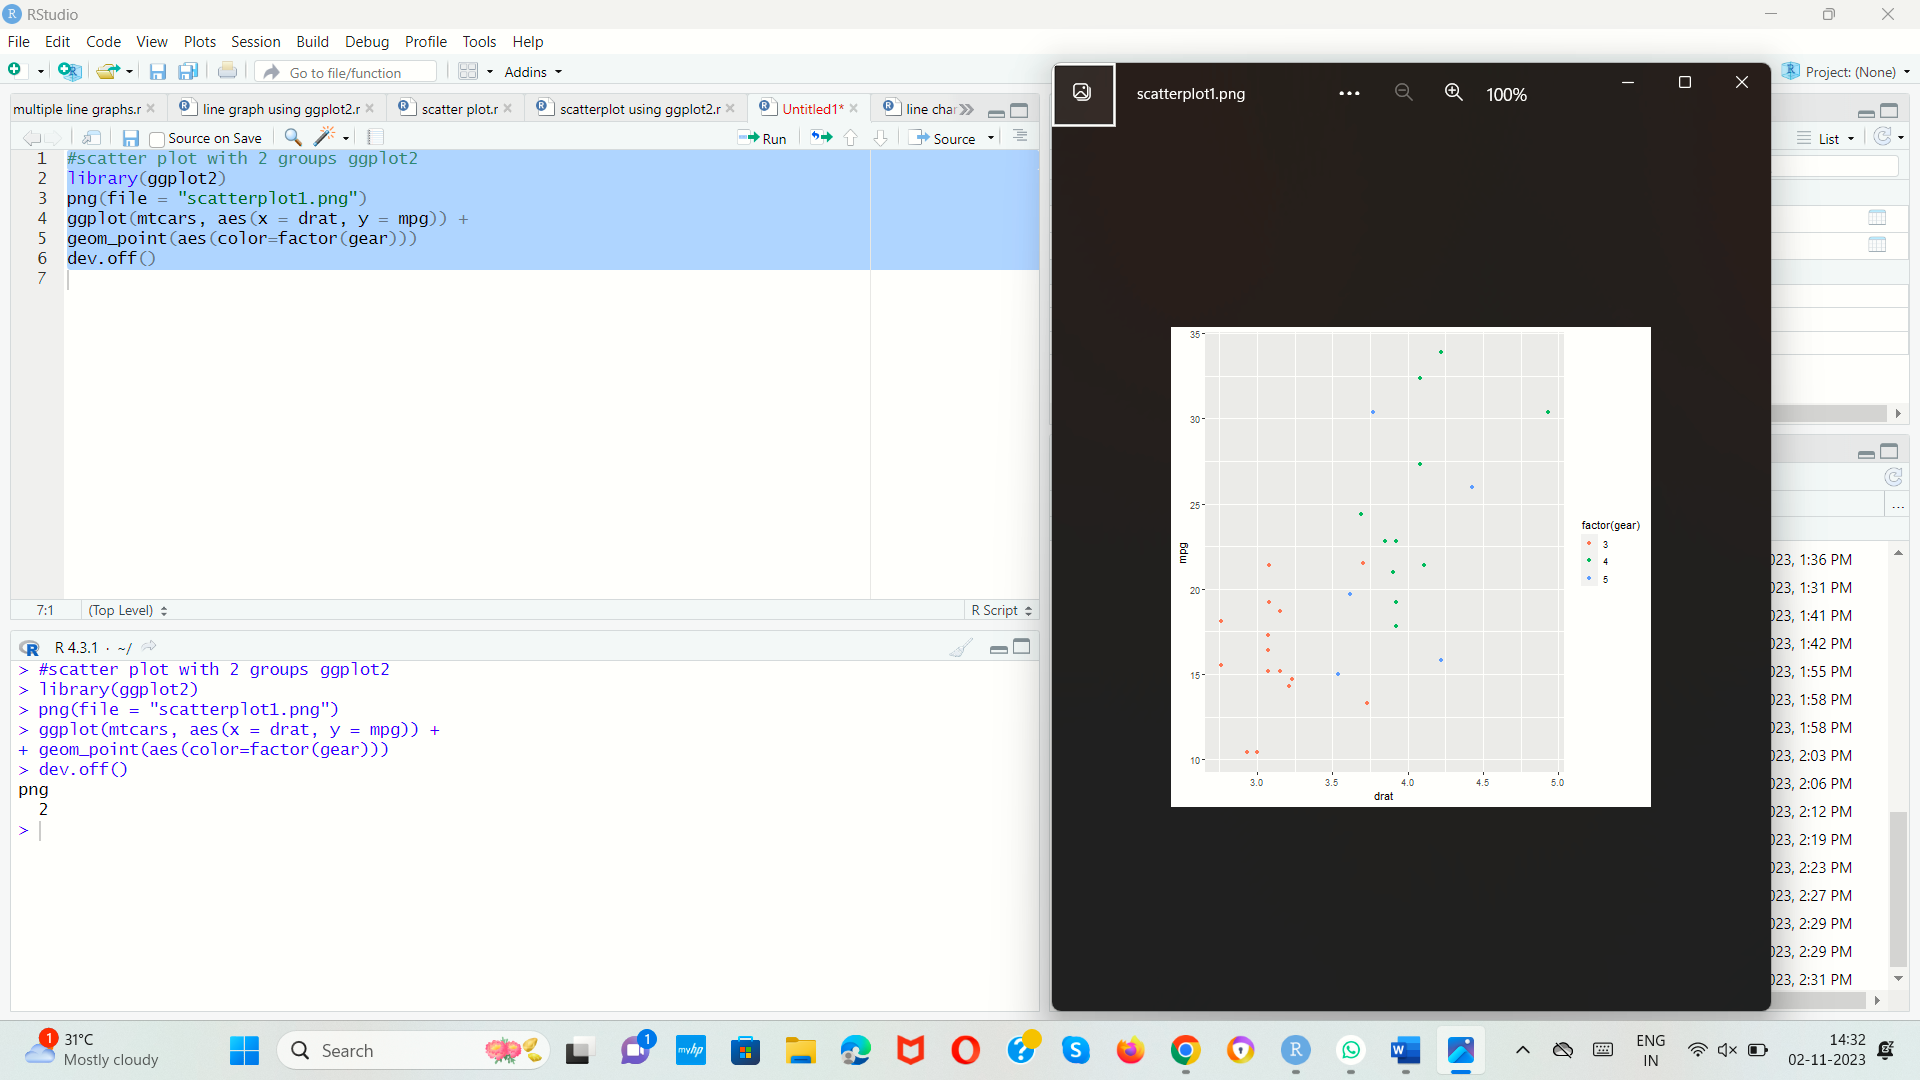

R code for this plot:
#scatter plot with 2 groups ggplot2
library(ggplot2)  
png(file = "scatterplot1.png")  
ggplot(mtcars, aes(x = drat, y = mpg)) +  
geom_point(aes(color=factor(gear)))  
dev.off()  
